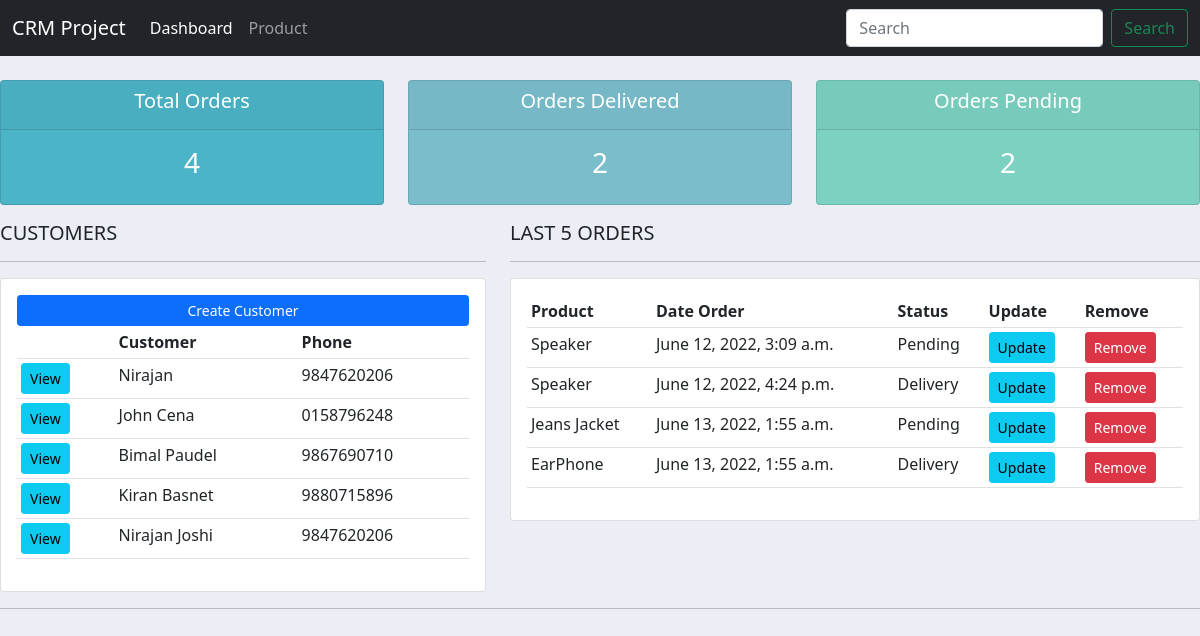
Before: / with the older database file.
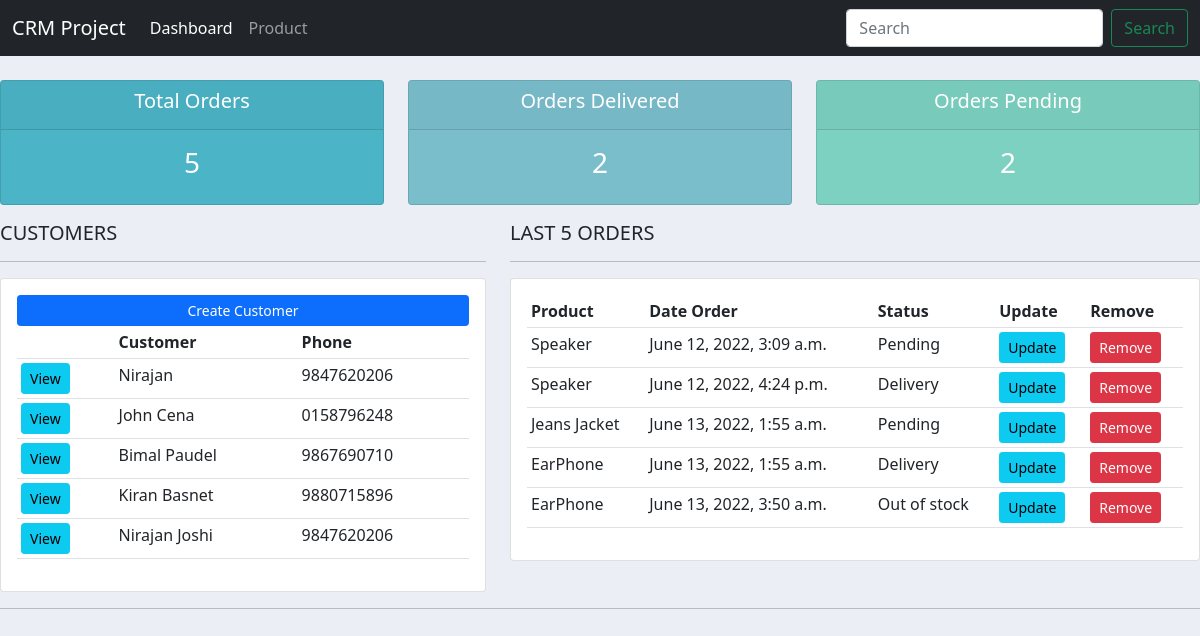
After: the same page with the newer database file.
### customer/models.py (models this page shows, shortened)
class Customer(models.Model):
    name = models.CharField(max_length=100, null=True)
    email = models.CharField(max_length=100, null=True)
    phone = models.CharField(max_length=20, null=True)
    date_created = models.DateTimeField(auto_now_add=True, null=True)

### product/models.py (models this page shows, shortened)
class Order(models.Model):
    STATUS=(
        ('Pending','PENDING'),
        ('Out of stock','OUT OF STOCK'),
        ('Delivery', 'DELIVERY')
    )
    customer= models.ForeignKey(Customer, null=True, on_delete=models.CASCADE)
    product= models.ForeignKey(Product, null=True, on_delete=models.SET_NULL)
    date_created=models.DateTimeField(auto_now_add=True)
    status = models.CharField(max_length=50, null=True, choices=STATUS)

class Product(models.Model):
    CATEGORY=(
        ('Electronics','ELECTRONICS'),
        ('Grossery', 'GROSSERY'),
        ('Clothings','CLOTHINGS'),
        ('HomeAppliance','HOME APPLIANCE')
    )
    name = models.CharField(max_length=100, null=True)
    price = models.FloatField(null=True)
    category = models.CharField(max_length=100, null=True, choices=CATEGORY)
    description = models.CharField(max_length=100, null=True, blank=True)
    date_created = models.DateTimeField(auto_now_add=True)
    tag= models.ManyToManyField(Tag)
    def __str__(self):
        return self.name

### user/views.py (the view)
# urls.py: path('', dashboard, name='dashboard'),
def dashboard(request):
    customers=Customer.objects.all()
    orders=Order.objects.all()
    total_order=Order.objects.all().count()
    delivered=orders.filter(status='Delivery').count()
    pending=orders.filter(status='Pending').count()
    context={'customers':customers, 'orders':orders,
    'total_order':total_order,
    'delivered':delivered,
    'pending':pending
    }
    return render(request,'dashboard.html', context)

### user/templates/dashboard.html
{% extends 'base.html' %}
{% block content %}
{% include 'components/status.html' %}
<div class="row">
    <div class="col-md-5">
        <h5>CUSTOMERS</h5>
        <hr>
        <div class="card card-body">
            <a class="btn btn-primary btn-sm btn-block" href="#">Create Customer</a>
            <table class="table table-sm">
                <tr>
                    <th></th>
                    <th>Customer</th>
                    <th>Phone</th>
                    {% for customer in customers %}
                        <tr>
                            <td><a class="btn btn-sm btn-info" href="{% url 'customer:customers_list' customer.id %}">View</a></td>
                            <td>{{customer.name}}</td>
                            <td>{{customer.phone}}</td>
                        </tr>
                    {% endfor %}
                </tr>
            </table>
        </div>
    </div>
    <div class="col-md-7">
        <h5>LAST 5 ORDERS</h5>
        <hr>
        <div class="card card-body">
            <table class="table table-sm">
                <tr>
                    <th>Product</th>
                    <th>Date Order</th>
                    <th>Status</th>
                    <th>Update</th>
                    <th>Remove</th>
                </tr>
                {% for order in orders %}
                <tr>
                    <td>{{order.product}}</td>
                    <td>{{order.date_created}}</td>
                    <td>{{order.status}}</td>
                    <td><a class="btn btn-sm btn-info" href="{% url 'product:update_order' order.id %}">Update</a></td>
                    <td><a class="btn btn-sm btn-danger" href="{% url 'product:delete_order' order.id %}">Remove</a></td>
                </tr>
            {% endfor %}
            </table>
        </div>
    </div>
</div>
    <hr>
{% endblock content %}

Changed rows visible on the page:
added Order: product "EarPhone", date_created "June 13, 2022, 3:50 a.m.", status "Out of stock"
Other visible differences:
{{ total_order }}: "4" → "5"
